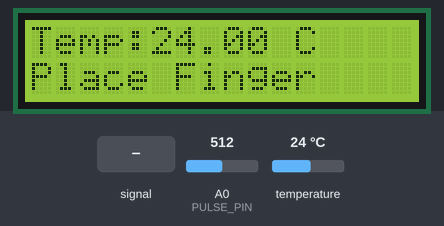
Simulated run of this sketch. Board: ESP8266 (NodeMCU). On the bench: 16×2 character LCD. The test bench sets the inputs (shaded band); at power-on: temperature 24 °C, A0 (PULSE_PIN) = 512. WiFi joins after 1.5 s; servers stay silent unless stated; what the sketch prints to the serial monitor is not drawn.

Above: at 5.4 s.
5.5 s: A0 (PULSE_PIN) fed a 200 Hz sine of ±81 counts around its level
At 8.3 s:
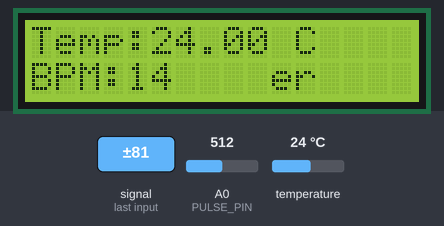
10.3 s: temperature set to 12 °C
At 12.0 s:
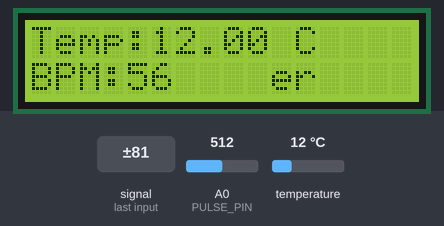
13.8 s: A0 (PULSE_PIN) set to 560
18.6 s: A0 (PULSE_PIN) fed a 1000 Hz sine of ±255 counts around its level
At 20.7 s:
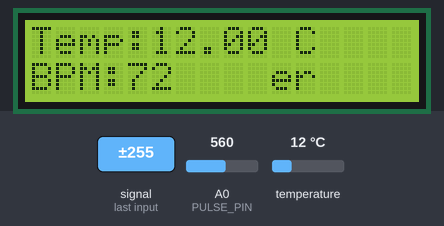
22.4 s: temperature set to 19 °C
At 24.4 s:
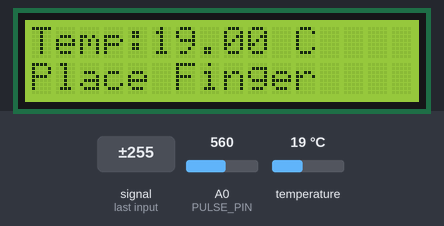
26.2 s: A0 (PULSE_PIN) set to 716
At 29.3 s:
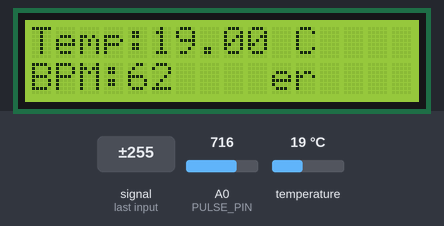
Timing chart, 0 to 30.8 s (numbered marks = the images above; inputs shaded):
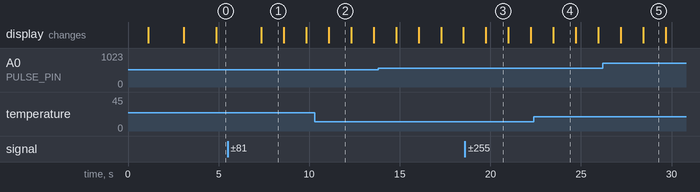

The sketch:

Patienthealth.ino
```cpp
/********** BLYNK DEFINES (MUST BE FIRST) **********/
#define BLYNK_PRINT Serial
#define BLYNK_TEMPLATE_ID "TMPL3XlNQs_J3"
#define BLYNK_TEMPLATE_NAME "Health Monitoring System"
#define BLYNK_AUTH_TOKEN "oYRVkX1ORhbQxNpfGDoirP-blQIrq69J"

/********** LIBRARIES **********/
#include <ESP8266WiFi.h>
#include <BlynkSimpleEsp8266.h>
#include <Wire.h>
#include <LiquidCrystal_I2C.h>
#include <OneWire.h>
#include <DallasTemperature.h>
#include <Firebase_ESP_Client.h>

/********** WIFI **********/
char ssid[] = "Ding Dong";
char pass[] = "244466666";

/********** FIREBASE CONFIG **********/
#define DATABASE_URL "https://health-monitoring-system-5216e-default-rtdb.asia-southeast1.firebasedatabase.app"
#define API_KEY "PASTE_YOUR_WEB_API_KEY_HERE"   // from Project Settings

FirebaseData fbdo;
FirebaseAuth auth;
FirebaseConfig config;

/********** PIN DEFINITIONS **********/
#define ONE_WIRE_BUS D4
#define PULSE_PIN A0
#define PULSE_THRESHOLD 550

/********** LCD **********/
LiquidCrystal_I2C lcd(0x27, 16, 2);

/********** TEMPERATURE SENSOR **********/
OneWire oneWire(ONE_WIRE_BUS);
DallasTemperature sensors(&oneWire);

/********** VARIABLES **********/
float tempC = 0;
int rawPulse = 0;
int bpm = 0;

#define AVG_COUNT 5
int bpmHistory[AVG_COUNT];
int bpmIndex = 0;

BlynkTimer timer;

/********** FUNCTION: READ & SEND DATA **********/
void sendSensorData() {

  // ---- TEMPERATURE ----
  sensors.requestTemperatures();
  tempC = sensors.getTempCByIndex(0);

  // ---- PULSE ----
  rawPulse = analogRead(PULSE_PIN);

  if (rawPulse < PULSE_THRESHOLD) {
    bpm = 0;
    for (int i = 0; i < AVG_COUNT; i++) bpmHistory[i] = 0;
    bpmIndex = 0;
  } else {
    int currentBPM = map(rawPulse, PULSE_THRESHOLD, 1023, 70, 90);
    currentBPM = constrain(currentBPM, 70, 90);

    bpmHistory[bpmIndex] = currentBPM;
    bpmIndex = (bpmIndex + 1) % AVG_COUNT;

    int sum = 0;
    for (int i = 0; i < AVG_COUNT; i++) sum += bpmHistory[i];
    bpm = sum / AVG_COUNT;
  }

  // ---- LCD DISPLAY ----
  lcd.setCursor(0, 0);
  lcd.print("Temp:");
  lcd.print(tempC);
  lcd.print(" C   ");

  lcd.setCursor(0, 1);
  if (bpm == 0) {
    lcd.print("Place Finger   ");
  } else {
    lcd.print("BPM:");
    lcd.print(bpm);
    lcd.print("    ");
  }

  // ---- BLYNK ----
  if (Blynk.connected()) {
    Blynk.virtualWrite(V0, tempC);
    Blynk.virtualWrite(V1, bpm);
    Blynk.virtualWrite(V2, rawPulse);
  }

  // ---- FIREBASE ----
  if (Firebase.ready()) {
    Firebase.RTDB.setFloat(&fbdo, "/health/temperature", tempC);
    Firebase.RTDB.setInt(&fbdo, "/health/bpm", bpm);
    Firebase.RTDB.setInt(&fbdo, "/health/pulse", rawPulse);
  }

  // ---- SERIAL MONITOR ----
  Serial.print("Temp: ");
  Serial.print(tempC);
  Serial.print(" | BPM: ");
  Serial.print(bpm);
  Serial.print(" | Pulse: ");
  Serial.println(rawPulse);
}

/********** SETUP **********/
void setup() {
  Serial.begin(115200);
  delay(1000);
  Serial.println("ESP8266 Started");

  Wire.begin(D2, D1);
  lcd.init();
  lcd.backlight();

  lcd.setCursor(0, 0);
  lcd.print("Health Monitor");
  lcd.setCursor(0, 1);
  lcd.print("Connecting...");

  sensors.begin();

  // ---- WIFI (NON-BLOCKING) ----
  WiFi.begin(ssid, pass);
  Serial.print("Connecting WiFi");

  while (WiFi.status() != WL_CONNECTED) {
    delay(500);
    Serial.print(".");
  }

  Serial.println("\nWiFi Connected");

  // ---- BLYNK (NON-BLOCKING) ----
  Blynk.config(BLYNK_AUTH_TOKEN);
  Blynk.connect();

  // ---- FIREBASE ----
  config.api_key = API_KEY;
  config.database_url = DATABASE_URL;
  Firebase.begin(&config, &auth);
  Firebase.reconnectWiFi(true);

  // ---- TEST WRITE ----
  Firebase.RTDB.setInt(&fbdo, "/test/status", 1);

  lcd.clear();
  lcd.setCursor(0, 0);
  lcd.print("Cloud Online");

  timer.setInterval(1000L, sendSensorData);
}

/********** LOOP **********/
void loop() {
  if (WiFi.status() == WL_CONNECTED) {
    Blynk.run();
  }
  timer.run();
}
```

Measured:
- after the input at 5.5 s, the display: changes after 1.9 s (image 1)
- after the input at 18.6 s, the display: changes after 1.2 s (image 3)
- what the display in image 1 shows lasts 1.2 s, from 7.4 s to 8.6 s
